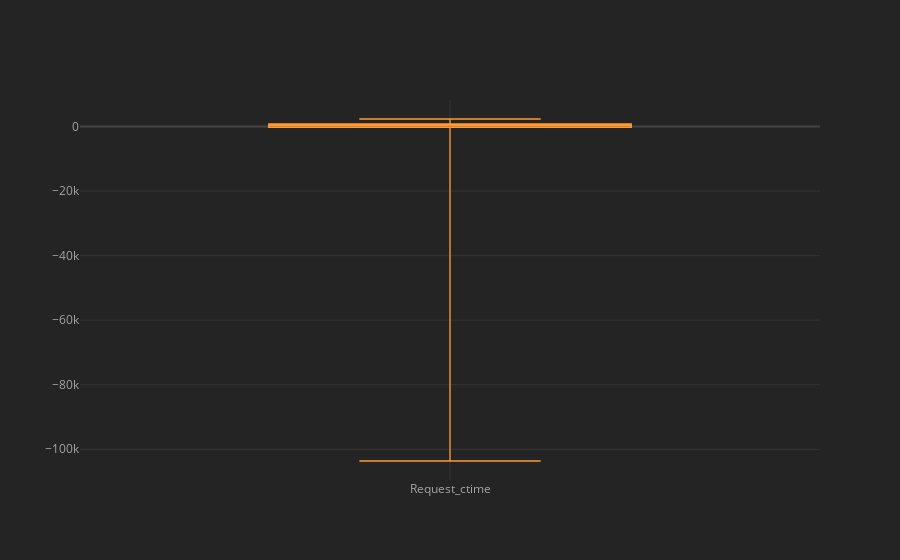

This figure's notebook cell:
### Code cell
Complaints.Request_ctime.mean().sort_values(ascending=True).iplot(kind="box")

### Figure 1 — Plotly figure (JSON) as saved in the notebook; plotly's stock layout.template omitted (floating-point values rounded to 4 significant figures)
{"data": [{"boxpoints": false, "line": {"width": 1.3}, "marker": {"color": "rgba(255, 153, 51, 1.0)"}, "name": "Request_ctime", "orientation": "v", "type": "box", "y": [-103600.0, -35200.0, -6151.0, -3623.0, -1170.0, -267.7, -65.33, -57.27, 148.5, 155.3, 242.7, 389.0, 396.0, 406.7, 516.2, 516.9, 663.7, 830.4, 831.9, 876.3, 1171.0, 1188.0, 2340.0, null]}], "layout": {"legend": {"bgcolor": "#242424", "font": {"color": "#F4F4F4"}}, "paper_bgcolor": "#242424", "plot_bgcolor": "#242424", "title": {"font": {"color": "#F4F4F4"}}, "xaxis": {"gridcolor": "#343434", "showgrid": true, "tickfont": {"color": "#A4A4A4"}, "title": {"font": {"color": "#A4A4A4"}, "text": ""}, "zerolinecolor": "#444444"}, "yaxis": {"gridcolor": "#343434", "showgrid": true, "tickfont": {"color": "#A4A4A4"}, "title": {"font": {"color": "#A4A4A4"}, "text": ""}, "zerolinecolor": "#444444"}}}
